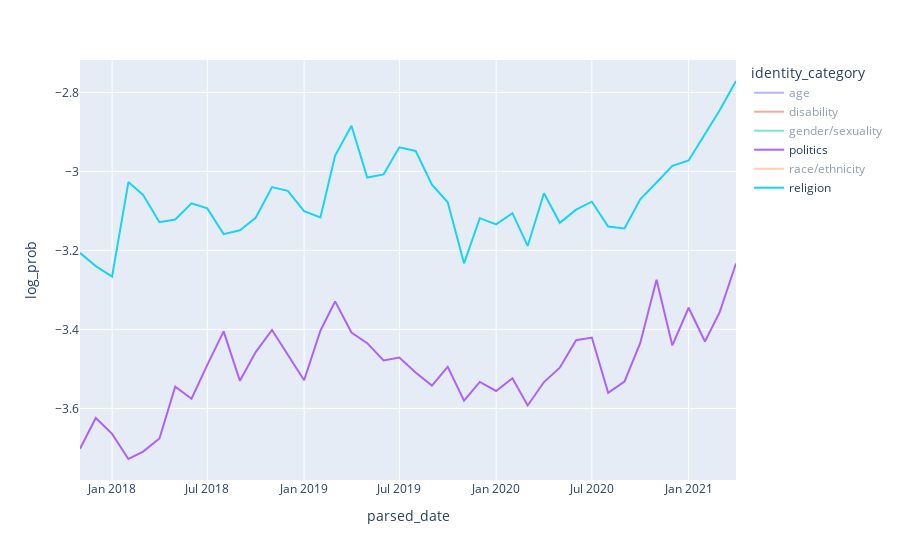

This figure's notebook cell:
### Markdown cell above
### Identity categories over time

### Code cell
# post_counts = data.groupby(pd.Grouper(key='parsed_date', freq='MS'))['content'].count()
# data['word_count'] = data.content.str.split().str.len() # already done from identity grouping

word_counts = data.groupby(pd.Grouper(key='parsed_date', freq='MS'))['word_count'].sum()
word_counts

counts_overtime = exploded.groupby([pd.Grouper(key='parsed_date', freq='MS'), 'identity_category']).size().to_frame(name='mention_count').reset_index(names=['parsed_date', 'identity_category'])
counts_overtime

counts_overtime = counts_overtime.join(word_counts, on='parsed_date').rename(columns={'content': 'word_count'})
counts_overtime

import numpy as np

counts_overtime['mention_prob'] = counts_overtime['mention_count'] / counts_overtime.word_count
counts_overtime['log_prob'] = counts_overtime['mention_prob'].map(np.log10)
counts_overtime

# Plot
import plotly.express as px

px.line(counts_overtime, x='parsed_date', y='log_prob', color='identity_category', height=400)
